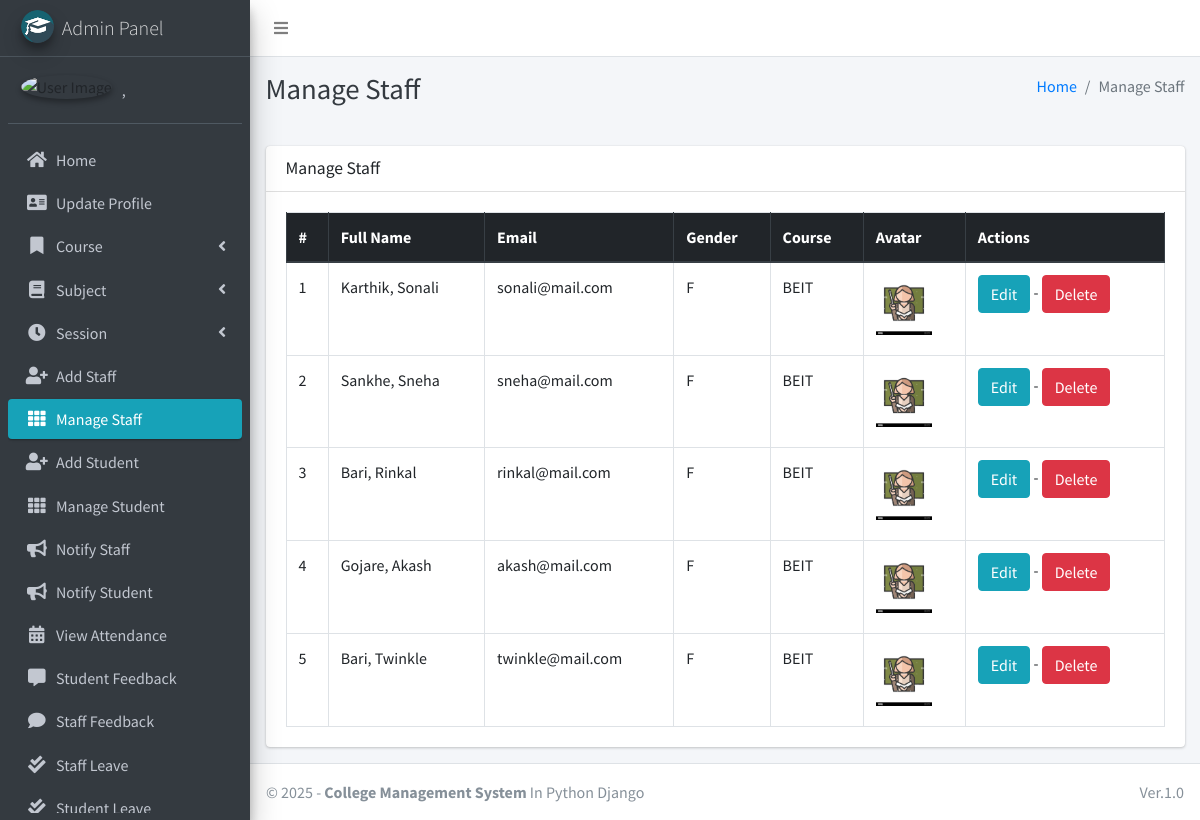
Page /staff/manage/ (signed in) on the committed database.
### main_app/models.py (models this page shows, shortened)
class CustomUser(AbstractUser):
    USER_TYPE = ((1, "HOD"), (2, "Staff"), (3, "Student"))
    GENDER = [("M", "Male"), ("F", "Female")]
    username = None  # Removed username, using email instead
    email = models.EmailField(unique=True)
    user_type = models.CharField(default=1, choices=USER_TYPE, max_length=1)
    gender = models.CharField(max_length=1, choices=GENDER)
    profile_pic = models.ImageField()
    address = models.TextField()
    fcm_token = models.TextField(default="")  # For firebase notifications
    created_at = models.DateTimeField(auto_now_add=True)
    updated_at = models.DateTimeField(auto_now=True)
    USERNAME_FIELD = "email"
    REQUIRED_FIELDS = []
    objects = CustomUserManager()
    def __str__(self):
        return self.last_name + ", " + self.first_name

class Staff(models.Model):
    course = models.ForeignKey(Course, on_delete=models.DO_NOTHING, null=True, blank=False)
    admin = models.OneToOneField(CustomUser, on_delete=models.CASCADE)

class Course(models.Model):
    name = models.CharField(max_length=120)
    created_at = models.DateTimeField(auto_now_add=True)
    updated_at = models.DateTimeField(auto_now=True)

### main_app/hod_views.py (the view)
# urls.py: path("staff/manage/", hod_views.manage_staff, name='manage_staff'),
def manage_staff(request):
    allStaff = CustomUser.objects.filter(user_type=2)
    context = {
        'allStaff': allStaff,
        'page_title': 'Manage Staff'
    }
    return render(request, "hod_template/manage_staff.html", context)

### main_app/templates/hod_template/manage_staff.html
{% extends 'main_app/base.html' %}
{% load static %}
{% block page_title %}{{page_title}}{% endblock page_title %}
{% block content %}
<section class="content">
    <div class="container-fluid">
        <div class="row">
            <div class="col-md-12">
                <div class="card">
                    <div class="card-header">
                        <h3 class="card-title">{{page_title}}</h3>
                    </div>
                    <div class="card-body">
                        <table id="example2" class="table table-bordered table-hover">
                            <thead class="thead-dark">
                                <tr>
                                    <th>#</th>
                                    <th>Full Name</th>
                                    <th>Email</th>
                                    <th>Gender</th>
                                    <th>Course</th>
                                    <th>Avatar</th>
                                    <th>Actions</th>
                                </tr>
                            </thead>
                            <tbody>
                                {% for staff in allStaff %}
                                <tr>
                                    <td>{{ forloop.counter }}</td>
                                    <td>{{staff.last_name}}, {{staff.first_name}}</td>
                                    <td>{{staff.email}}</td>
                                    <td>{{staff.gender}}</td>
                                    <td>{{staff.staff.course.name}}</td>
                                    <td>
                                        {% if staff.profile_pic == ""  %}
                                        No Image
                                        {% else %}
                                        <img class="img img-fluid mb-2" height="56" width="56"
                                            src="{{staff.profile_pic}}" alt="">
                                        {% endif %}
                                    </td>
                                    <td>
                                        <a href="{% url 'edit_staff' staff.staff.id %}" class="btn btn-info">Edit</a> -
                                        <a href="{% url 'delete_staff' staff.staff.id %}" class="btn btn-danger" onclick="return confirm('Are you sure about this ?')">Delete</a>
                                    </td>
                                </tr>
                                {% endfor %}
                            </tbody>
                        </table>
                    </div>
                </div>
            </div>
        </div>
    </div>
</section>
{% endblock content %}

### main_app/templates/main_app/sidebar_template.html (shortened to what this page needs)
{% load static %}
<aside class="main-sidebar sidebar-dark-info elevation-4">
    {% if request.user.user_type == '1' %}
    <a href="{% url 'admin_home' %}" class="brand-link">
        <img src="{% static 'dist/img/cmsl.png' %} " alt="AdminLTE Logo"
            class="brand-image img-circle elevation-3" >
        <span class="brand-text font-weight-light">Admin Panel</span>
    </a>
    <div class="sidebar">
        <div class="user-panel mt-3 pb-3 mb-3 d-flex">
            <div class="image">
                <img src="{{ request.user.profile_pic}}" class="img-circle elevation-2" alt="User Image">
            </div>
            <div class="info">
                <a href="#" class="d-block">{{user}}</a>
            </div>
        </div>
        <nav class="mt-2">
            <ul class="nav nav-pills nav-sidebar flex-column" data-widget="treeview" role="menu" data-accordion="false">
                <li class="nav-item">
                    {% url 'admin_home' as admin_home %}
                    <a href="{{admin_home}}" class="nav-link {% if admin_home == request.path %} active {% endif %}">
                        <i class="nav-icon fas fa-home"></i>
                        <p>
                            Home
                        </p>
                    </a>
                </li>
                <li class="nav-item">
                    {% url 'admin_view_profile' as admin_view_profile %}
                    <a href="{{admin_view_profile}}"
                        class="nav-link {% if admin_view_profile == request.path %} active {% endif %}">
                        <i class="nav-icon fas fa-address-card"></i>
                        <p>
                            Update Profile
                        </p>
                    </a>
                </li>
                <li class="nav-item has-treeview">
                    <a href="#" class="nav-link">
                        <i class="nav-icon fas fa-bookmark"></i>
                        <p>
                            Course
                            <i class="fas fa-angle-left right"></i>
                        </p>
                    </a>
                </li>
                <li class="nav-item has-treeview">
                    <a href="#" class="nav-link">
                        <i class="nav-icon fas fa-book"></i>
                        <p>
                            Subject
                            <i class="fas fa-angle-left right"></i>
                        </p>
                    </a>
                </li>
                <li class="nav-item has-treeview">
                    <a href="#" class="nav-link">
                        <i class="nav-icon fas fa-clock"></i>
                        <p>
                            Session
                            <i class="fas fa-angle-left right"></i>
                        </p>
                    </a>
                </li>
                <li class="nav-item">
                    {% url 'add_staff' as add_staff %}
                    <a href="{{add_staff}}" class="nav-link {% if add_staff == request.path %} active {% endif %}">
                        <i class="nav-icon fas fa-user-plus"></i>
                        <p>
                            Add Staff
                        </p>
                    </a>
                </li>
                <li class="nav-item">
                    {% url 'manage_staff' as manage_staff %}
                    {% url 'edit_staff' staff_id as edit_staff %}
                    <a href="{{manage_staff}}"
                        class="nav-link {% if manage_staff == request.path or request.path == edit_staff %} active {% endif %}">
                        <i class="nav-icon fas fa-th"></i>
                        <p>
                            Manage Staff
                        </p>
                    </a>
                </li>
                <li class="nav-item">
                    {% url 'add_student' as add_student%}
                    <a href="{{add_student}}" class="nav-link  {% if add_student == request.path %} active {% endif %}">
                        <i class="nav-icon fas fa-user-plus"></i>
                        <p>
                            Add Student
                        </p>
                    </a>
                </li>
                <li class="nav-item">
                    {% url 'manage_student' as manage_student %}
                    {% url 'edit_student' student_id as edit_student %}
                    <a href="{{manage_student}}"
                        class="nav-link  {% if edit_student == request.path or manage_student == request.path %} active {% endif %}">
                        <i class="nav-icon fas fa-th"></i>
                        <p>
                            Manage Student
                        </p>
                    </a>
                </li>
                <li class="nav-item">
                    {% url 'admin_notify_staff' as admin_notify_staff %}
                    <a href="{{admin_notify_staff}}"
                        class="nav-link {% if admin_notify_staff == request.path %} active {% endif %}">
                        <i class="nav-icon fas fa-bullhorn"></i>
                        <p>
                            Notify Staff
                        </p>
                    </a>
                </li>
                <li class="nav-item">
                    {% url 'admin_notify_student' as admin_notify_student %}
                    <a href="{{admin_notify_student}}"
                        class="nav-link {% if admin_notify_student == request.path %} active {% endif %}">
                        <i class="nav-icon fas fa-bullhorn"></i>
                        <p>
                            Notify Student
                        </p>
                    </a>
                </li>
                <li class="nav-item">
                    {% url 'admin_view_attendance' as admin_view_attendance %}
                <li class="nav-item">
                    <a href="{{admin_view_attendance}}"
                        class="nav-link  {% if admin_view_attendance == request.path %} active {% endif %}">
                        <i class="nav-icon fas fa-calendar-alt"></i>
                        <p>
                            View Attendance
                        </p>
                    </a>
                </li>
                <li class="nav-item">
                    {% url 'student_feedback_message' as student_feedback_message %}
                    <a href="{{ student_feedback_message }}"
                        class="nav-link  {% if student_feedback_message == request.path %} active {% endif %}">
                        <i class="nav-icon fas fa-comment-alt"></i>
                        <p>
                            Student Feedback
                        </p>
                    </a>
                </li>
                <li class="nav-item">
                    {% url 'staff_feedback_message' as staff_feedback_message %}
                    <a href="{{staff_feedback_message}}"
                        class="nav-link   {% if staff_feedback_message == request.path %} active {% endif %}">
                        <i class="nav-icon fas fa-comment"></i>
                        <p>
                            Staff Feedback
                        </p>
                    </a>
                </li>
                <li class="nav-item">
                    {% url 'view_staff_leave' as view_staff_leave %}
                    <a href="{{view_staff_leave}}"
                        class="nav-link  {% if view_staff_leave == request.path %} active {% endif %}">
                        <i class="nav-icon fas fa-check-double"></i>
                        <p>
                            Staff Leave
                        </p>
                    </a>
                </li>
                <li class="nav-item">
                    {% url 'view_student_leave' as view_student_leave %}
                    <a href="{% url 'view_student_leave' %}"
                        class="nav-link  {% if view_student_leave == request.path %} active {% endif %}">
                        <i class="nav-icon fas fa-check-double"></i>
                        <p>
                            Student Leave
                        </p>
                    </a>
                </li>
                                        {% endif %}
                                    </ul>
                                </nav>
                            </div>
</aside>

### rows in the picture
CustomUser: last_name+first_name ","
CustomUser: last_name "Karthik", first_name "Sonali", email "sonali@mail.com", gender "F", staff.course.name "BEIT", profile_pic (picture)
CustomUser: last_name "Sankhe", first_name "Sneha", email "sneha@mail.com", gender "F", staff.course.name "BEIT", profile_pic (picture)
CustomUser: last_name "Bari", first_name "Rinkal", email "rinkal@mail.com", gender "F", staff.course.name "BEIT", profile_pic (picture)
CustomUser: last_name "Gojare", first_name "Akash", email "akash@mail.com", gender "F", staff.course.name "BEIT", profile_pic (picture)
CustomUser: last_name "Bari", first_name "Twinkle", email "twinkle@mail.com", gender "F", staff.course.name "BEIT", profile_pic (picture)

### other values in the picture
{{ page_title }} "Manage Staff"
